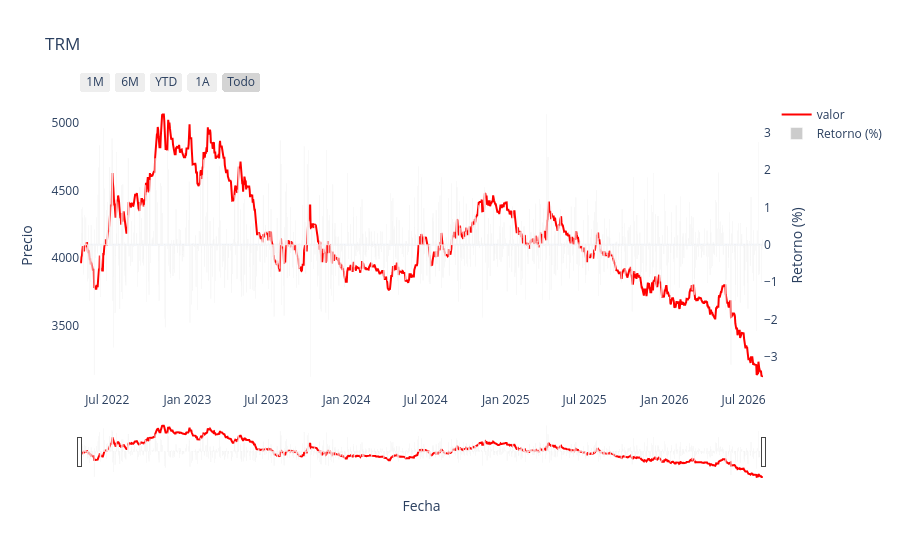

Source (notebook cell):
### Code cell
plotly_oneplot_prueba(data = fullTRM, x_col="fecha", y_col="valor", plot_title="TRM", color_in="red")

### Figure 1 — Plotly figure (JSON) as saved in the notebook; plotly's stock layout.template omitted (floating-point values rounded to 4 significant figures; data arrays with more than 128 entries replaced by an {"elided": "..."} marker saying what was removed)
{"data": [{"line": {"color": "red", "dash": "solid"}, "mode": "lines", "name": "valor", "type": "scatter", "x": {"elided": "1568 str values"}, "y": {"elided": "1568 float values"}}, {"marker": {"color": "rgba(128, 128, 128, 0.4)"}, "name": "Retorno (%)", "type": "bar", "x": {"elided": "1568 str values"}, "y": {"elided": "1568 float values"}, "yaxis": "y2"}], "layout": {"hovermode": "x unified", "title": {"text": "TRM"}, "xaxis": {"rangeselector": {"buttons": [{"count": 1, "label": "1M", "step": "month", "stepmode": "backward"}, {"count": 6, "label": "6M", "step": "month", "stepmode": "backward"}, {"count": 1, "label": "YTD", "step": "year", "stepmode": "todate"}, {"count": 1, "label": "1A", "step": "year", "stepmode": "backward"}, {"label": "Todo", "step": "all"}]}, "rangeslider": {"visible": true}, "title": {"text": "Fecha"}, "type": "date"}, "yaxis": {"autorange": true, "fixedrange": false, "showgrid": false, "title": {"text": "Precio"}}, "yaxis2": {"autorange": true, "fixedrange": false, "overlaying": "y", "showgrid": false, "side": "right", "title": {"text": "Retorno (%)"}, "zeroline": true}}}
